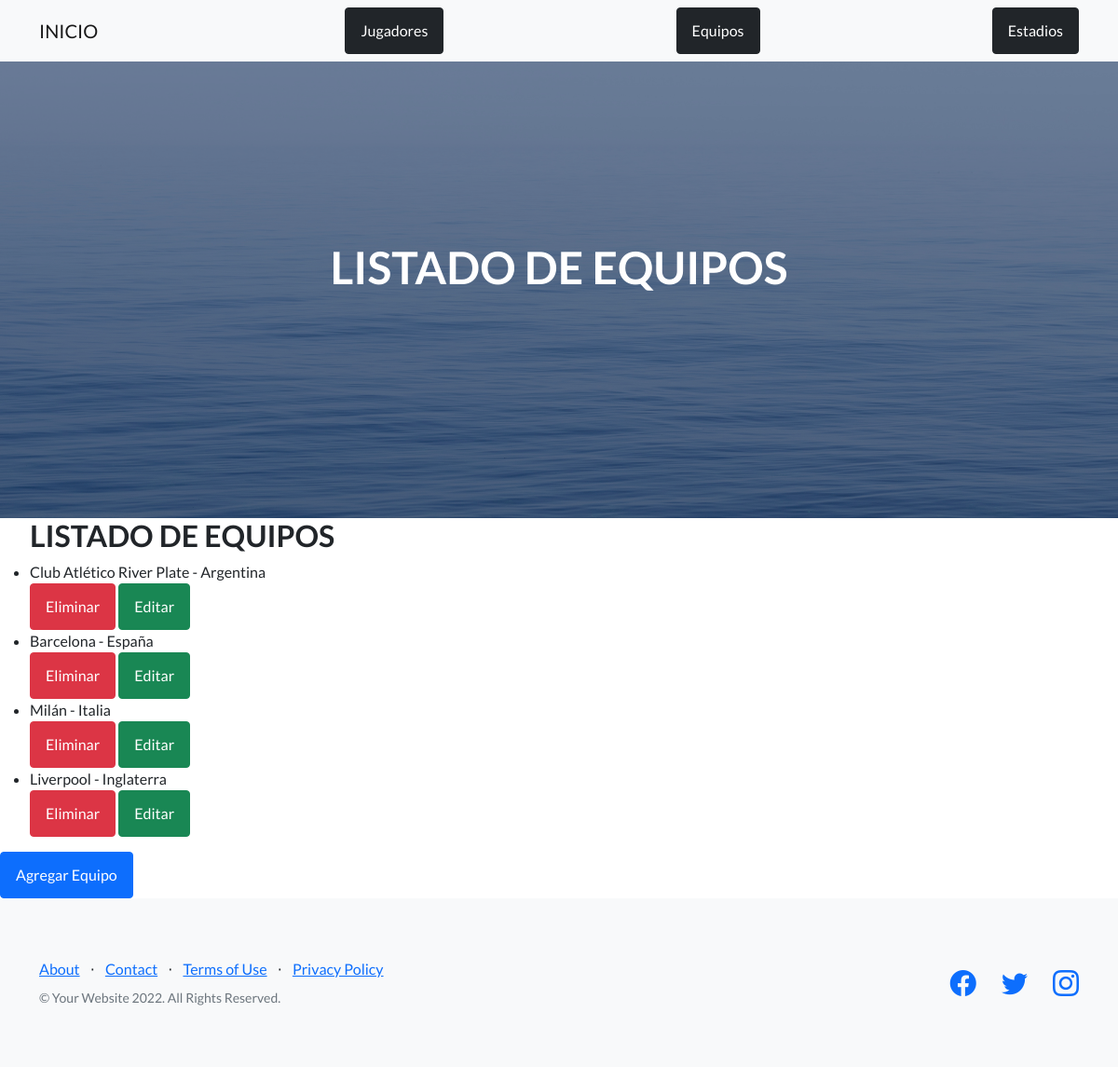
The page /AppEI/leerEquipos/ on the database its author committed.
### AppEI/models.py (models this page shows, shortened)
class Equipo(models.Model):
    nombre= models.CharField(max_length=50) #lo defino como un caracter de base de datos
    pais=models.CharField(max_length=50)

### AppEI/views.py (the view)
# urls.py: path('leerEquipos/', leerEquipos, name="leerEquipos"),
def leerEquipos(request):
    equipos=Equipo.objects.all()
    return render (request, "AppEI/leerEquipos.html", {"equipos": equipos})

### AppEI/Templates/AppEI/leerEquipos.html (shortened to what this page needs)
{% extends "AppEI/padre.html" %}
{% load static %}
{% block titulo %}
<h1 class="mb-5">LISTADO DE EQUIPOS</h1>
{% endblock %}
{% block contenido_que_cambia %}
<ul>
    <h2>LISTADO DE EQUIPOS</h2>
    {% for equipo in equipos %}
    <li>{{ equipo.nombre }} - {{ equipo.pais }}</li>
    <a class="btn btn-danger" href="{% url 'eliminarEquipo' equipo.id %}">Eliminar</a>
    <a class="btn btn-success" href="{% url 'editarEquipo' equipo.id %}">Editar</a>
    {% endfor %}
</ul>
<a class="btn btn-primary" href="{% url 'equipoFormulario' %}">Agregar Equipo</a>
{% endblock %}

### rows shown on the page
Equipo: nombre "Club Atlético River Plate", pais "Argentina"
Equipo: nombre "Barcelona", pais "España"
Equipo: nombre "Milán", pais "Italia"
Equipo: nombre "Liverpool", pais "Inglaterra"
